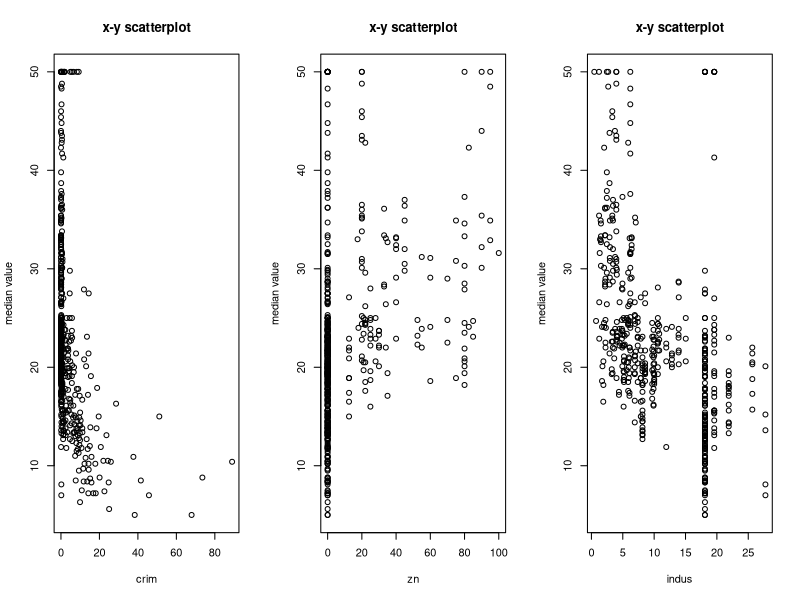
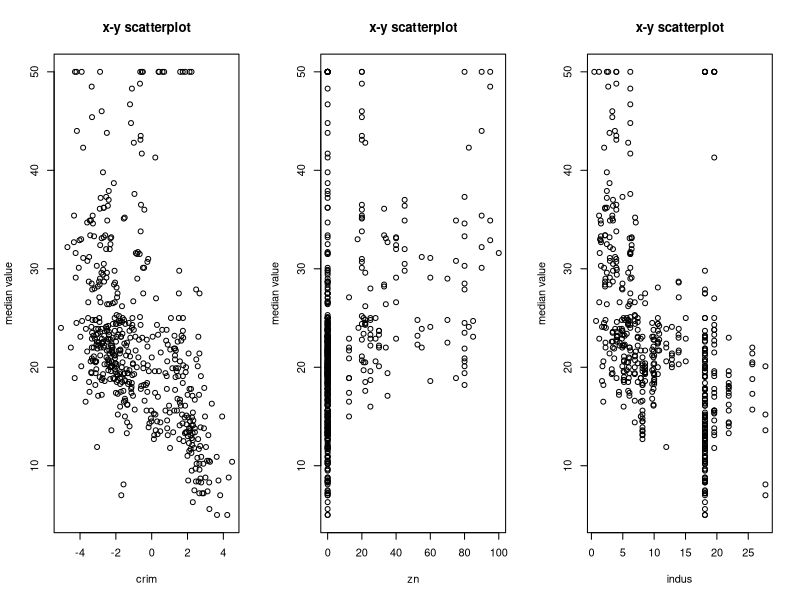
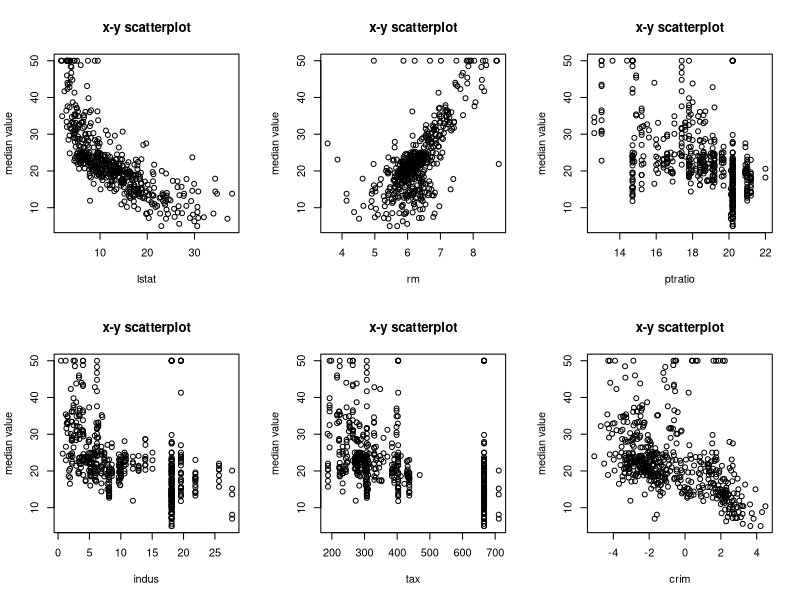
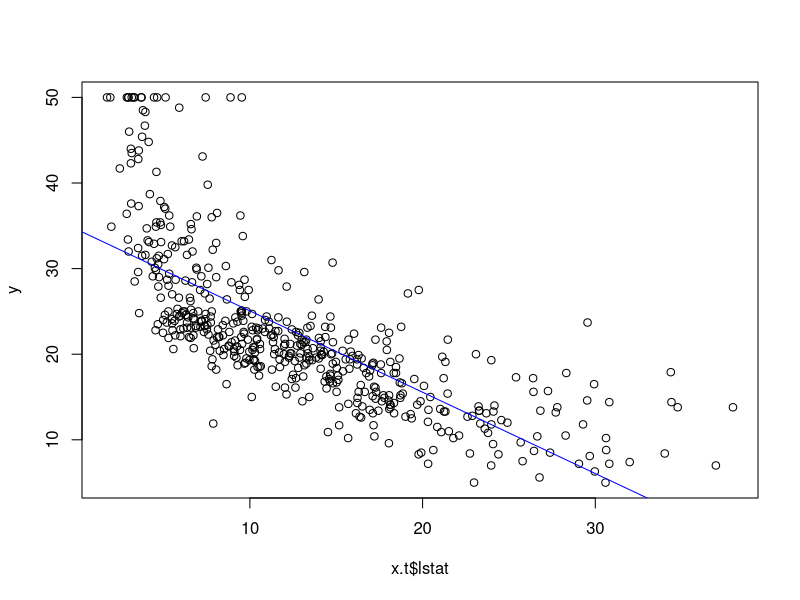

Reproduce these figures in R, in order. (Note: this script raises an error after producing the figures.)
library(MASS)
data.h <- Boston
help("Boston")

# explore a bit
names(data.h)
str(data.h)
summary(data.h)
y <- data.h[,14]
x <- data.h[,1:13]

# linearity of relation: plots and correlation (go through x's in groups of 3)
par(mfrow=c(1,3))
for (j in 1:3){
  plot(x[,j],y,xlab=names(data.h)[j],ylab="median value",main="x-y scatterplot")
  }
round(cor(x,y),2)

# transformation
x.t <- x
x.t[,1] <- log(x[,1])

par(mfrow=c(1,3))
for (j in 1:3){
  plot(x.t[,j],y,xlab=names(data.h)[j],ylab="median value",main="x-y scatterplot")
}
round(cor(x.t,y),2)

# let's sort the features from strongest to weakest correlation with y
a <- cor(x.t,y)
a[order(-abs(a))]
names(x)[order(-abs(a))]

# Let's look at the x-y plots for the top six
par(mfrow=c(2,3))
for (j in order(-abs(a))[1:6]){
  plot(x.t[,j],y,xlab=names(data.h)[j],ylab="median value",main="x-y scatterplot")
}


# 1,2,6 look strong candidates

# simple linear regression
fit1 <- lm( y ~ x.t$lstat )
fit1
summary(fit1) # this gives us results for t-test, R^2, and anova. explain each term
par(mfrow=c(1,1))
plot( x.t$lstat, y )
abline(fit1, col="blue")

# multiple regression: let's use the 3 features 1,2,6
names(x)[order(-abs(a))][c(1,2,6)]
fit2 <- lm( y ~ x.t$lstat + x.t$rm + x.t$crim)
fit2
summary(fit2) # this gives us results for t-test, R^2, and anova
# check the p-value for crim!
round(cor(cbind(x.t$lstat, x.t$rm, x.t$crim )), 2)
crim.fit <- lm( x.t$crim ~ x.t$lstat )
summary(crim.fit)
# crime can be exaplined by lstat, so in a model with lstat crime is no longer uselful
# BUT: in a model without lstat, crime is useful!
fit3 <- lm( y ~ x.t$rm + x.t$crim )
summary(fit3)

# so fit2 or fit3?
anova(fit3,fit2) # answer: fit3 is better

#let us put all features in the model
data.ht <- cbind(y,x.t)
fit4 <- lm( y ~ . , data.ht) # notice the syntax
summary(fit4)

# model selection
fit <- lm( y ~ 1 , data = data.ht)
foo <- stepAIC(fit0,direction = "both",scope=list(upper=fit4,lower=fit0))
foo$anova
formula(foo)

fit5 <- lm( formula(foo) , data=data.ht)
fit5
summary(fit5)
